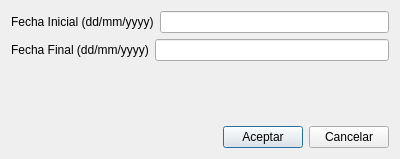
<ui version="4.0" >
 <class>Dialog</class>
 <widget class="QDialog" name="Dialog" >
  <property name="geometry" >
   <rect>
    <x>0</x>
    <y>0</y>
    <width>400</width>
    <height>159</height>
   </rect>
  </property>
  <property name="windowTitle" >
   <string>Informe</string>
  </property>
  <layout class="QVBoxLayout" name="verticalLayout" >
   <item>
    <layout class="QHBoxLayout" name="horizontalLayout" >
     <item>
      <widget class="QLabel" name="label" >
       <property name="text" >
        <string>Fecha Inicial (dd/mm/yyyy)</string>
       </property>
      </widget>
     </item>
     <item>
      <widget class="QLineEdit" name="mui_fecha_inicial" />
     </item>
    </layout>
   </item>
   <item>
    <layout class="QHBoxLayout" name="horizontalLayout_2" >
     <item>
      <widget class="QLabel" name="label_2" >
       <property name="text" >
        <string>Fecha Final (dd/mm/yyyy)</string>
       </property>
      </widget>
     </item>
     <item>
      <widget class="BlDateSearch" name="mui_fecha_final" />
     </item>
    </layout>
   </item>
   <item>
    <spacer name="verticalSpacer" >
     <property name="orientation" >
      <enum>Qt::Vertical</enum>
     </property>
     <property name="sizeHint" stdset="0" >
      <size>
       <width>20</width>
       <height>20</height>
      </size>
     </property>
    </spacer>
   </item>
   <item>
    <layout class="QHBoxLayout" name="horizontalLayout_3" >
     <item>
      <spacer name="horizontalSpacer" >
       <property name="orientation" >
        <enum>Qt::Horizontal</enum>
       </property>
       <property name="sizeHint" stdset="0" >
        <size>
         <width>40</width>
         <height>20</height>
        </size>
       </property>
      </spacer>
     </item>
     <item>
      <widget class="QPushButton" name="mui_aceptar" >
       <property name="text" >
        <string>Aceptar</string>
       </property>
      </widget>
     </item>
     <item>
      <widget class="QPushButton" name="mui_cancelar" >
       <property name="text" >
        <string>Cancelar</string>
       </property>
      </widget>
     </item>
    </layout>
   </item>
  </layout>
 </widget>
 <customwidgets>
  <customwidget>
   <class>BlDateSearch</class>
   <extends>QLineEdit</extends>
   <header>bldatesearch.h</header>
  </customwidget>
 </customwidgets>
 <resources/>
 <connections/>
</ui>
